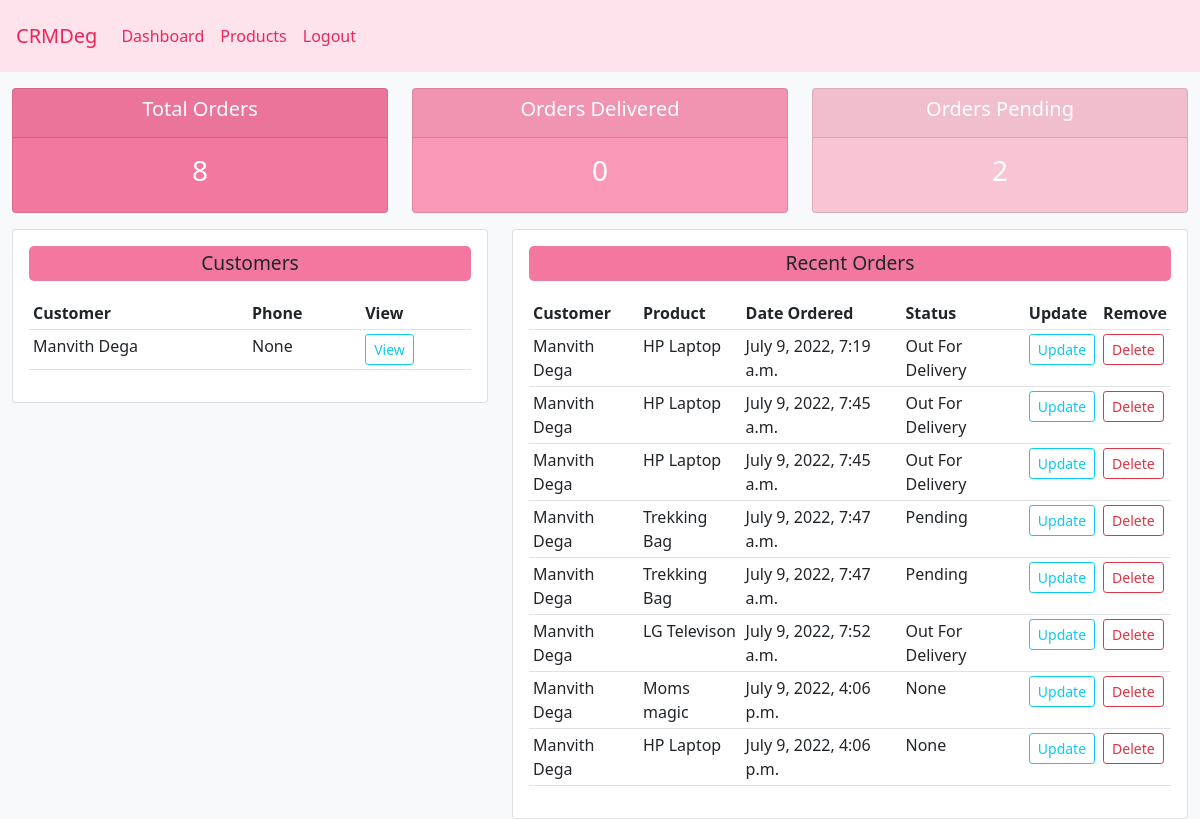
The app's page / (signed in) with its own data.
### accounts/models.py (models this page shows, shortened)
class Customer(models.Model) :
    user = models.OneToOneField(User, null=True, on_delete=models.CASCADE)
    name = models.CharField(max_length=100, null=True)
    email = models.CharField(max_length=100, null=True)
    phone = models.CharField(max_length=100, null=True)
    date_created = models.DateTimeField(auto_now_add=True)

class Order(models.Model) :
    STATUS = (
        ('Pending', 'Pending'),
        ('Out For Delivery', 'Out For Delivery'),
        ('Delivered', 'Delivered'),
    )
    customer = models.ForeignKey(Customer, null=True, on_delete=models.SET_NULL)
    product = models.ForeignKey(Product, null=True, on_delete=models.SET_NULL)
    status = models.CharField(max_length=100, null=True, choices=STATUS)
    date_created = models.DateTimeField(auto_now_add=True)
    note = models.CharField(max_length=100, null=True, blank=False)

class Product(models.Model) :
    CATEGORY = (
        ('Indoor', 'Indoor'),
        ('Outdoor', 'Outdoor'),
    )
    name = models.CharField(max_length=100, null=True)
    price = models.FloatField(null=True)
    category = models.CharField(max_length=100, null=True, choices=CATEGORY)
    description = models.TextField(max_length=100, null=True, blank=True)
    date_created = models.DateTimeField(auto_now_add=True)
    tag = models.ManyToManyField(Tag)

### accounts/decorators.py (the view)
    def wrappper_func(request, *args, **kwargs) :
        user_group = None
        if request.user.groups.exists() :
            user_group = request.user.groups.all()[0].name
        print("yes", user_group)
        if user_group == 'admin' :
            return view(request, *args, **kwargs)
        if user_group == 'customer' :
            return redirect('userHome/')

### accounts/views.py (called while the page is built)
@login_required(login_url='/login/')
@admin_only
def renderDashboard(request) :
    customers = Customer.objects.all()
    orders = Order.objects.all()
    total_orders = len(orders)
    delivered_orders = orders.filter(status="Delivered").count()
    pending_orders = orders.filter(status="Pending").count()
    context = {}
    context['customers'] = customers
    context['orders'] = orders
    context['total_orders'] = total_orders
    context['delivered_orders'] = delivered_orders
    context['pending_orders'] = pending_orders
    return render(request, 'accounts/dashboard.html', context)

### templates/accounts/dashboard.html
{% extends 'accounts/main.html' %}
{% block content %}
<div class="container-fluid">
    {% include 'accounts/status.html'%}
    <div class="row">
        <div class="col-md-5">
            <div class="card card-body">
                <p class="table-head">Customers</p>
                <table class="table table-sm">
                    <tr>
                        <th>Customer</th>
                        <th>Phone</th>
                        <th>View</th>
                    </tr>
                    {% for customer in customers %}
                        <tr>
                            <td>{{customer.name}}</td>
                            <td>{{customer.phone}}</td>
                            <td><a href="{% url 'customer-unique' customer.id %}" class="btn btn-outline-info btn-sm btn-block">View</a></td>
                        </tr>
                    {% endfor %}
                </table>
            </div>
        </div>
        <br>
        <div class="col-md-7">
            <div class="card card-body">
                <p class="table-head">Recent Orders</p>
                <table class="table table-sm">
                    <tr>
                        <th>Customer</th>
                        <th>Product</th>
                        <th>Date Ordered</th>
                        <th>Status</th>
                        <th>Update</th>
                        <th>Remove</th>
                    </tr>
                    {% for order in orders %}
                        <tr>
                            <td>{{order.customer.name}}</td>
                            <td>{{order.product.name}}</td>
                            <td>{{order.date_created}}</td>
                            <td>{{order.status}}</td>
                            <td><a href="{% url 'update-order' order.id %}" class="btn btn-outline-info btn-sm btn-block">Update</a></td>
                            <td><a href="{% url 'delete-order' order.id %}" class="btn btn-outline-danger btn-sm btn-block">Delete</a></td>
                        </tr>
                    {% endfor %}
                </table>
            </div>
        </div>
    </div>
</div>
{% endblock %}

### templates/accounts/main.html (shortened to what this page needs)
{% load static %}
<!DOCTYPE html>
<html lang="en">
<head>
    <link href="https://cdn.jsdelivr.net/npm/bootstrap@5.1.3/dist/css/bootstrap.min.css" rel="stylesheet"
>
    <link rel="stylesheet" href="{% static 'css/main.css' %}">
</head>
<body class="bg-light">
    {% include 'accounts/navbar.html' %}
    {% block content %}
    {% endblock %}
</body>
</html>

### templates/accounts/navbar.html (shortened to what this page needs)
<nav class="navbar navbar-expand-lg navbar-light" style="padding: 1rem;">
    <a class="navbar-brand" href="#" style="color: rgb(236, 37, 90);">CRMDeg</a>
    <div class="collapse navbar-collapse" id="navbarNav">
        <ul class="navbar-nav">
            <li class="nav-item active">
                <a class="nav-link" href="{% url 'dashboard' %}">Dashboard</a>
            </li>
            {% if user.is_staff %}
                <li class="nav-item">
                    <a class="nav-link" href="{% url 'products' %}">Products</a>
                </li>
            {% endif %}
            {% if request.user.is_authenticated %}
                <li class="nav-item">
                    <a class="nav-link" href="{% url 'logout' %}">Logout</a>
                </li>
            {% else %}
                <li class="nav-item">
                    <a class="nav-link" href="{% url 'login' %}">Sign in</a>
                </li>
            {% endif %}
        </ul>
    </div>
</nav>

### templates/accounts/status.html
<div class="row">
    <div class="col">
        <div class="col-md">
            <div class="card text-center text-white mb-3" id="total-orders">
                <div class="card-header">
                    <h5 class="card-title">Total Orders</h5>
                </div>
                <div class="card-body">
                    <h3 class="card-title">{{ total_orders}}</h3>
                </div>
            </div>
        </div>
    </div>
    <div class="col">
        <div class="col-md">
            <div class="card text-center text-white mb-3" id="orders-delivered">
                <div class="card-header">
                    <h5 class="card-title">Orders Delivered</h5>
                </div>
                <div class="card-body">
                    <h3 class="card-title">{{delivered_orders}}</h3>
                </div>
            </div>
        </div>
    </div>
    <div class="col">
        <div class="col-md">
            <div class="card text-center text-white mb-3" id="orders-pending">
                <div class="card-header">
                    <h5 class="card-title">Orders Pending</h5>
                </div>
                <div class="card-body">
                    <h3 class="card-title">{{pending_orders}}</h3>
                </div>
            </div>
        </div>
    </div>
</div>

### static/css/main.css (style rules this page uses)
.container-fluid { margin-top: 1rem; }
.navbar { background-color: rgb(255, 227, 236); }
#navbarNav a { color: rgb(236, 37, 90); }
#total-orders { background-color: rgb(242, 120, 159); }
#orders-delivered { background-color: rgb(249, 153, 183); }
#orders-pending { background-color: rgb(249, 197, 213); }
.table-head { width: 100%; text-align: center; font-size: 1.2rem; padding: .2rem; border-radius: 5px; background-color: rgb(242, 120, 159); }

### records on screen
Customer: name "Manvith Dega", phone "None"
Order: customer.name "Manvith Dega", product.name "HP Laptop", date_created "July 9, 2022, 7:19 a.m.", status "Out For Delivery"
Order: customer.name "Manvith Dega", product.name "HP Laptop", date_created "July 9, 2022, 7:45 a.m.", status "Out For Delivery"
Order: customer.name "Manvith Dega", product.name "HP Laptop", date_created "July 9, 2022, 7:45 a.m.", status "Out For Delivery"
Order: customer.name "Manvith Dega", product.name "Trekking Bag", date_created "July 9, 2022, 7:47 a.m.", status "Pending"
Order: customer.name "Manvith Dega", product.name "Trekking Bag", date_created "July 9, 2022, 7:47 a.m.", status "Pending"
Order: customer.name "Manvith Dega", product.name "LG Televison", date_created "July 9, 2022, 7:52 a.m.", status "Out For Delivery"
Order: customer.name "Manvith Dega", product.name "Moms magic", date_created "July 9, 2022, 4:06 p.m.", status "None"
Order: customer.name "Manvith Dega", product.name "HP Laptop", date_created "July 9, 2022, 4:06 p.m.", status "None"

### other values on screen
{{ total_orders }} "8"
{{ delivered_orders }} "0"
{{ pending_orders }} "2"
